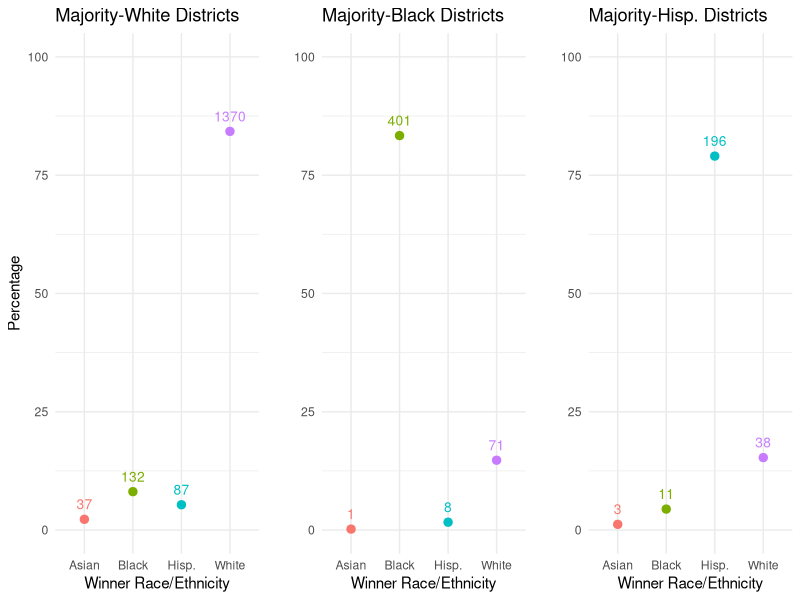

The R script that drew this image:
library(ggplot2)
library(dplyr)

setwd("~/Documents/GitHub/citl")
dat<-read.csv("./Compiled Results/districtswDBK.csv")



dat_black <- dat %>%
  filter(b_pct_c >= 0.45, winner == "win", race_est!='other') %>%
  count(race_est) %>%
  mutate(proportion = n*100 / sum(n))
dat_black$race_est<-c("Asian", "Black", "White", "Hisp.")

b<-ggplot(dat_black, aes(x = race_est, y = proportion, color = race_est)) +
  geom_point(size = 2.5) +
  geom_text(aes(label = n), vjust = -1, size = 3.5) +  # Add count text above the dots
  labs(
    title = "Majority-Black Districts",
    x = "Winner Race/Ethnicity",
    y = ""
  ) +
  theme_minimal() + ylim(0,100)+
  theme(legend.position = "none")  # Remove the legend


dat_white <- dat %>%
  filter(w_pct_c >= 0.45, winner == "win", race_est!='other') %>%
  count(race_est) %>%
  mutate(proportion = n*100 / sum(n))
dat_white$race_est<-c("Asian", "Black", "White", "Hisp.")



w<-ggplot(dat_white, aes(x = race_est, y = proportion, color = race_est)) +
  geom_point(size = 2.5) +
  geom_text(aes(label = n), vjust = -1, size = 3.5) +  # Add count text above the dots
  labs(
    title = "Majority-White Districts",
    x = "Winner Race/Ethnicity",
    y = "Percentage"
  ) +
  theme_minimal() + ylim(0,100)+
  theme(legend.position = "none")  # Remove the legend

dat_hisp <- dat %>%
  filter(h_pct_c >= 0.45, winner == "win", race_est!='other') %>%
  count(race_est) %>%
  mutate(proportion = n*100 / sum(n))

dat_hisp$race_est<-c("Asian", "Black", "White", "Hisp.")


h<-ggplot(dat_hisp, aes(x = race_est, y = proportion, color = race_est)) +
  geom_point(size =2.5) +
  geom_text(aes(label = n), vjust = -1, size = 3.5) +  # Add count text above the dots
  labs(
    title = "Majority-Hisp. Districts",
    x = "Winner Race/Ethnicity",
    y = ""
  ) +
  theme_minimal() + ylim(0,100)+
  theme(legend.position = "none")  # Remove the legend

dat_asian <- dat %>%
  filter(a_pct_c >= 0.45, winner == "win", race_est!='other') %>%
  count(race_est) %>%
  mutate(proportion = n*100 / sum(n))
dat_asian$race_est<-c("Asian", "White", "Hisp.")


a<-ggplot(dat_asian, aes(x = race_est, y = forcats::fct_reorder(proportion, proportion),  color = race_est)) +
  geom_point(size =2.5) +
  geom_text(aes(label = n), vjust = -1, size = 3.5) +  # Add count text above the dots
  labs(
    title = "Majority-Hisp. Districts",
    x = "Winner Race/Ethnicity",
    y = ""
  ) +
  theme_minimal() + ylim(0,100)+
  theme(legend.position = "none")  # Remove the legend

gridExtra::grid.arrange(w,b,h, nrow=1)



